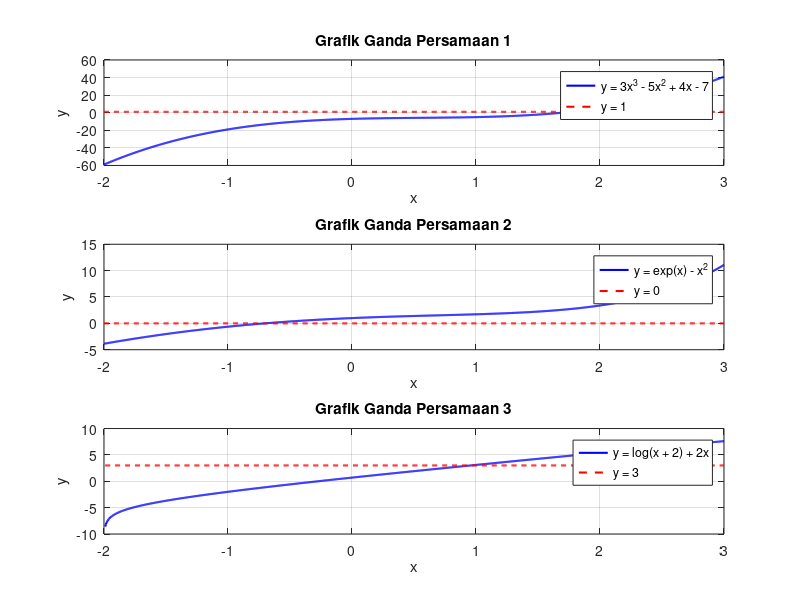

Reproduce this figure in MATLAB.
clc;
clear;
close all;

x = linspace(-2, 3, 1000);

% Persamaan 1:
% 3x^3 - 5x^2 + 4x - 7 = 1
y1_kiri = 3*x.^3 - 5*x.^2 + 4*x - 7;
y1_kanan = ones(size(x));

% Persamaan 2:
% exp(x) - x^2 = 0
y2_kiri = exp(x) - x.^2;
y2_kanan = zeros(size(x));

% Persamaan 3:
% log(x + 2) + 2x - 3 = 0
x3 = linspace(-1.99, 3, 1000);
y3_kiri = log(x3 + 2) + 2*x3;
y3_kanan = 3*ones(size(x3));

figure;

subplot(3,1,1);
plot(x, y1_kiri, 'b', 'LineWidth', 1.5);
hold on;
plot(x, y1_kanan, 'r--', 'LineWidth', 1.5);
grid on;
xlabel('x');
ylabel('y');
title('Grafik Ganda Persamaan 1');
legend('y = 3x^3 - 5x^2 + 4x - 7', 'y = 1', ...
       'Location', 'best');

subplot(3,1,2);
plot(x, y2_kiri, 'b', 'LineWidth', 1.5);
hold on;
plot(x, y2_kanan, 'r--', 'LineWidth', 1.5);
grid on;
xlabel('x');
ylabel('y');
title('Grafik Ganda Persamaan 2');
legend('y = exp(x) - x^2', 'y = 0', ...
       'Location', 'best');

subplot(3,1,3);
plot(x3, y3_kiri, 'b', 'LineWidth', 1.5);
hold on;
plot(x3, y3_kanan, 'r--', 'LineWidth', 1.5);
grid on;
xlabel('x');
ylabel('y');
title('Grafik Ganda Persamaan 3');
legend('y = log(x + 2) + 2x', 'y = 3', ...
       'Location', 'best');
